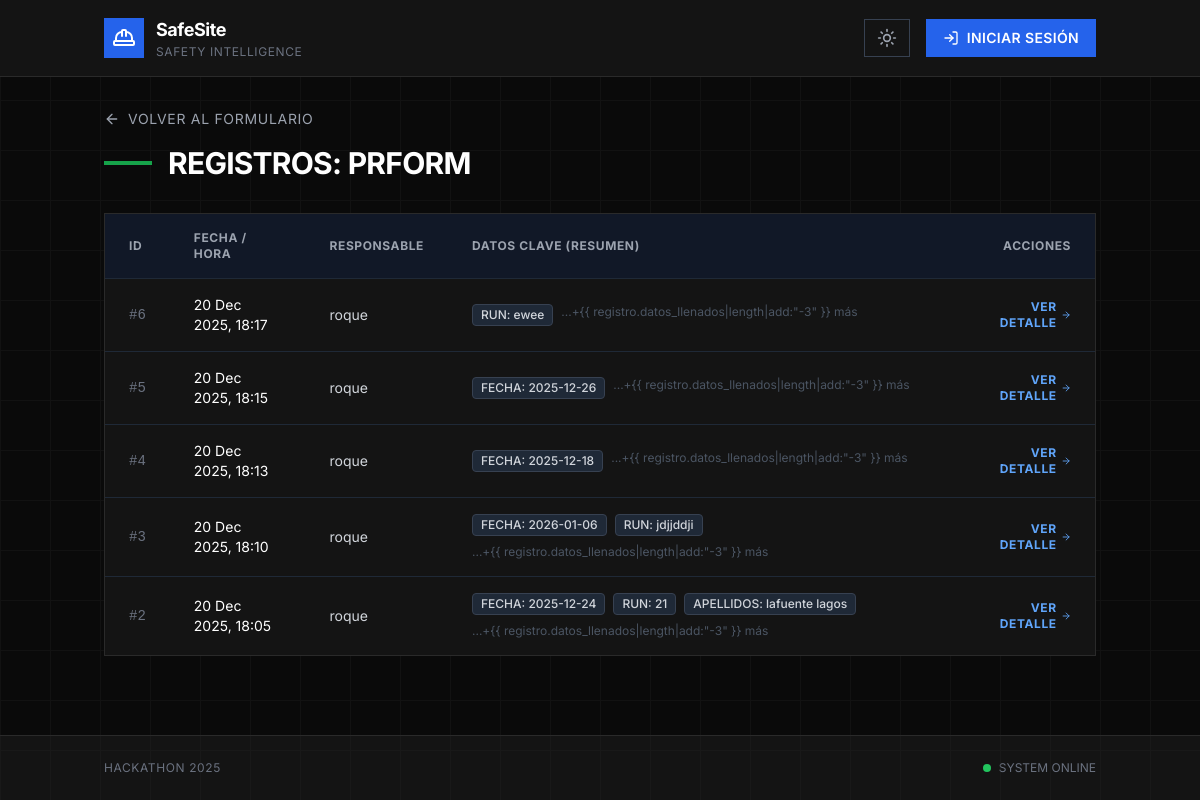
/formularios/4/registros/, run on the app's committed database.
### seguridad/models.py (models this page shows, shortened)
class Formulario(models.Model):
    id_formulario = models.AutoField(primary_key=True)
    nombre = models.CharField(max_length=200, default="Formulario sin nombre")
    categoria = models.CharField(
        max_length=20,
        choices=[("DIARIO", "Diario"), ("PARTICULAR", "Particular")],
        default="PARTICULAR",
    )
    archivo = models.FileField(upload_to="formularios/", max_length=500)
    fecha_subida = models.DateTimeField(auto_now_add=True)
    procesado = models.BooleanField(default=False)
    resultado_json = models.JSONField(blank=True, null=True)
    resumen = models.TextField(blank=True, null=True)
    requiere_firma = models.BooleanField(default=False, verbose_name="¿Requiere firma?")

class RegistroFormulario(models.Model):
    id_registro = models.AutoField(primary_key=True)
    formulario = models.ForeignKey(
        Formulario, on_delete=models.CASCADE, related_name="registros"
    )
    fecha_registro = models.DateTimeField(auto_now_add=True)
    datos_llenados = models.JSONField()
    responsable = models.CharField(max_length=200, default="Usuario")
    firma = models.TextField(blank=True, null=True)
    firmante_rut = models.CharField(max_length=20, blank=True, null=True)
    latitud = models.DecimalField(max_digits=15, decimal_places=10, blank=True, null=True)
    longitud = models.DecimalField(max_digits=15, decimal_places=10, blank=True, null=True)
    codigo_integridad = models.CharField(max_length=100, blank=True, null=True, help_text="Hash SHA256 para verificar inalterabilidad")

### seguridad/views.py (the view)
# urls.py: path("formularios/<int:pk>/registros/", views.ver_registros, name="ver_registros"),
def ver_registros(request, pk):
    formulario = Formulario.objects.get(pk=pk)
    registros = formulario.registros.all().order_by("-fecha_registro")
    return render(
        request,
        "seguridad/ver_registros.html",
        {"formulario": formulario, "registros": registros},
    )

### seguridad/templates/seguridad/ver_registros.html
{% extends 'seguridad/base.html' %}
{% block content %}
<div class="max-w-6xl mx-auto">
    <div class="mb-8">
        <a href="{% url 'detalle_formulario' formulario.pk %}"
            class="inline-flex items-center gap-2 text-gray-400 hover:text-white mb-4 transition-colors">
            <i data-lucide="arrow-left" class="w-4 h-4"></i>
            <span class="text-sm uppercase tracking-wider">Volver al Formulario</span>
        </a>
        <div class="flex items-center gap-4">
            <div class="h-1 w-12 bg-green-600"></div>
            <h2 class="text-3xl font-bold tracking-tight uppercase text-white">
                Registros: {{ formulario.nombre }}
            </h2>
        </div>
    </div>
    <div class="boxy-card overflow-hidden">
        <div class="overflow-x-auto">
            <table class="w-full text-left text-sm">
                <thead>
                    <tr class="bg-gray-900 border-b border-gray-800 text-gray-400 uppercase tracking-wider text-xs">
                        <th class="px-6 py-4 font-bold">ID</th>
                        <th class="px-6 py-4 font-bold">Fecha / Hora</th>
                        <th class="px-6 py-4 font-bold">Responsable</th>
                        <th class="px-6 py-4 font-bold">Datos Clave (Resumen)</th>
                        <th class="px-6 py-4 font-bold text-right">Acciones</th>
                    </tr>
                </thead>
                <tbody class="divide-y divide-gray-800">
                    {% for registro in registros %}
                    <tr class="hover:bg-gray-800/50 transition-colors group">
                        <td class="px-6 py-4 font-mono text-gray-500">#{{ registro.id_registro }}</td>
                        <td class="px-6 py-4 text-white">
                            {{ registro.fecha_registro|date:"d M Y, H:i" }}
                        </td>
                        <td class="px-6 py-4 text-gray-300">
                            {{ registro.responsable }}
                        </td>
                        <td class="px-6 py-4 text-gray-400">
                            <div class="flex flex-wrap gap-2">
                                {% for key, value in registro.datos_llenados.items %}
                                {% if forloop.counter <= 3 and value %} <span
                                    class="inline-flex items-center px-2 py-0.5 rounded text-xs font-medium bg-gray-800 text-gray-300 border border-gray-700">
                                    {{ key }}: {{ value }}
                                    </span>
                                    {% endif %}
                                    {% endfor %}
                                    {% if registro.datos_llenados|length > 3 %}
                                    <span class="text-xs text-gray-600">...+{{ registro.datos_llenados|length|add:"-3"
                                        }} más</span>
                                    {% endif %}
                            </div>
                        </td>
                        <td class="px-6 py-4 text-right">
                            <a href="{% url 'detalle_registro' registro.pk %}"
                                class="text-blue-400 hover:text-white text-xs font-bold uppercase tracking-wider flex items-center justify-end gap-1">
                                <span>Ver Detalle</span>
                                <i data-lucide="arrow-right" class="w-3 h-3"></i>
                            </a>
                        </td>
                    </tr>
                    {% empty %}
                    <tr>
                        <td colspan="5" class="px-6 py-12 text-center text-gray-500">
                            No hay registros guardados aún.
                        </td>
                    </tr>
                    {% endfor %}
                </tbody>
            </table>
        </div>
    </div>
</div>
{% endblock %}

### seguridad/templates/seguridad/base.html (style rules this page uses)
* { font-family: "Inter", -apple-system, BlinkMacSystemFont, "Segoe UI", sans-serif; }
:root { --bg-primary: #0a0a0a; --bg-secondary: #141414; --bg-tertiary: #1a1a1a; --border-color: #2a2a2a; --text-primary: #ffffff; --text-secondary: #a0a0a0; --accent-primary: #3b82f6; --accent-hover: #2563eb; --success: #10b981; --warning: #f59e0b; --danger: #ef4444; }
body { background: var(--bg-primary); color: var(--text-primary); transition: background-color 0.3s ease, color 0.3s ease; }
.boxy-card { background: var(--bg-secondary); border: 1px solid var(--border-color); border-radius: 0; transition: all 0.2s ease; }

### data on the page
Formulario: nombre "PRFORM"
RegistroFormulario: id_registro "6", fecha_registro "20 Dec 2025, 18:17", responsable "roque", datos_llenados "RUN", datos_llenados "ewee", shows "...+{{ registro.datos_llenados|length|add:\"-3\" }} más"
RegistroFormulario: id_registro "5", fecha_registro "20 Dec 2025, 18:15", responsable "roque", datos_llenados "FECHA", datos_llenados "2025-12-26", shows "...+{{ registro.datos_llenados|length|add:\"-3\" }} más"
RegistroFormulario: id_registro "4", fecha_registro "20 Dec 2025, 18:13", responsable "roque", datos_llenados "FECHA", datos_llenados "2025-12-18", shows "...+{{ registro.datos_llenados|length|add:\"-3\" }} más"
RegistroFormulario: id_registro "3", fecha_registro "20 Dec 2025, 18:10", responsable "roque", datos_llenados "FECHA" "RUN", datos_llenados "2026-01-06" "jdjjddji", shows "...+{{ registro.datos_llenados|length|add:\"-3\" }} más"
RegistroFormulario: id_registro "2", fecha_registro "20 Dec 2025, 18:05", responsable "roque", datos_llenados "FECHA" "RUN" "APELLIDOS", datos_llenados "2025-12-24" "21" "lafuente lagos", shows "...+{{ registro.datos_llenados|length|add:\"-3\" }} más"
